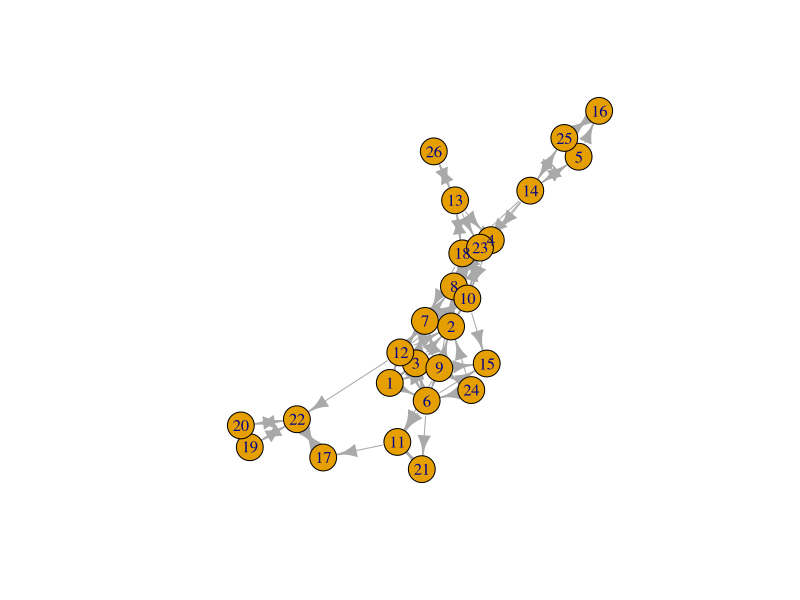
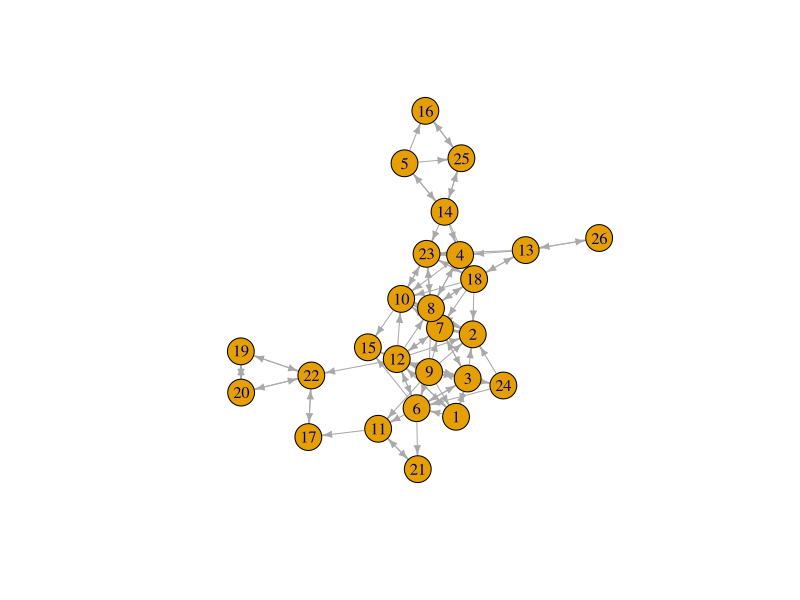

R code for these plots, in order: (Note: this script raises an error after producing the figures.)
## ---- chunk 1
library(haven)
library(tidyverse)
library(igraph)
library(lme4)
library(spdep)
library(spatialreg)
## ---- chunk 2
PupilsWaveV <- read_dta(file = "PupilsWaveV.dta")
## ---- chunk 3
PupilsWaveV$acthomew <- 5-PupilsWaveV$acthomew
PupilsWaveV$sex <- PupilsWaveV$sex-1
PupilsWaveV$sex <- 1-PupilsWaveV$sex
## ---- chunk 4
olsreg <- lm(acthomew ~ sex + age, data=PupilsWaveV)
summary(olsreg)
## ---- chunk 5
ml <- lmer(acthomew ~ sex + age + (1 | schoolnr), PupilsWaveV)
summary(ml)
## ---- chunk 6
class12b <- PupilsWaveV %>% 
  filter(schoolnr == "12b")  # keep only one class
## ---- chunk 7
friendsadjlist <- class12b %>%
  select(namenr, friend1:friend12)
class(friendsadjlist)
## ---- chunk 8
friendsedgelist <- class12b %>% 
  select(namenr, friend1:friend12) %>%   # select only the " best friends"  network
  pivot_longer(c(friend1:friend12)) %>% 
  filter(!is.na(value)) %>% # drop the missings
  rename(from ="namenr", to = "value", sourcevar= "name") %>% #just nice for interpretation
  relocate(to, .after=from) #move around the columns
## ---- chunk 9
friendsnodelist <- class12b %>% 
  select(namenr,sex,age,acthomew) %>% 
  rename(name = "namenr")
## ---- chunk 10
friendsgraph <- graph_from_data_frame(friendsedgelist, vertices = friendsnodelist)
class(friendsgraph)
## ---- chunk 11
plot(friendsgraph)
layout <- layout_with_kk(friendsgraph)
plot(friendsgraph, layout = layout, edge.arrow.size = .5)
## ---- chunk 12
friendsadjmatrix <- as_adjacency_matrix(friendsgraph, sparse = FALSE)
class(friendsadjmatrix)
## ---- chunk 13
friends <- mat2listw(friendsadjmatrix, row.names = NULL, zero,policy =TRUE, style="W")
class(friends)
## ---- chunk 14
moran.test(class12b$acthomew, friends, zero.policy = TRUE)
## ---- chunk 15
olsregnew <- lm(acthomew ~ sex + age, data=friendsnodelist)
summary(olsregnew)
lm.LMtests(olsregnew, friends, test=c("LMlag", "LMerr"), zero.policy = TRUE)
## ---- chunk 16
slm <- lagsarlm(acthomew ~ sex + age, data = friendsnodelist, friends, zero.policy = TRUE, Durbin=FALSE)
summary(slm)
## ---- chunk 17
im<-impacts(slm, listw=friends, zstats=TRUE, R=200)
sums<-summary(im,  zstats=T)
data.frame(sums$res)
data.frame(sums$pzmat)
## ---- chunk 18
sem <- errorsarlm(acthomew ~ sex + age, data = friendsnodelist, friends, zero.policy = TRUE, Durbin=FALSE)
summary(sem)
## ---- chunk 19
sac <- sacsarlm(acthomew ~ sex + age, data = friendsnodelist, friends, zero.policy = TRUE, Durbin=FALSE)
summary(sac)
## ---- chunk 20
sdm <- lagsarlm(acthomew ~ sex + age, data = friendsnodelist, friends, zero.policy = TRUE, Durbin=TRUE)
summary(sdm)
## ---- chunk 21
sdem <- errorsarlm(acthomew ~ sex + age, data = friendsnodelist, friends, zero.policy = TRUE, Durbin=TRUE)
summary(sdem)
## ---- chunk 22
gnm <- sacsarlm(acthomew ~ sex + age, data = friendsnodelist, friends, zero.policy = TRUE, Durbin=TRUE)
summary(gnm)
